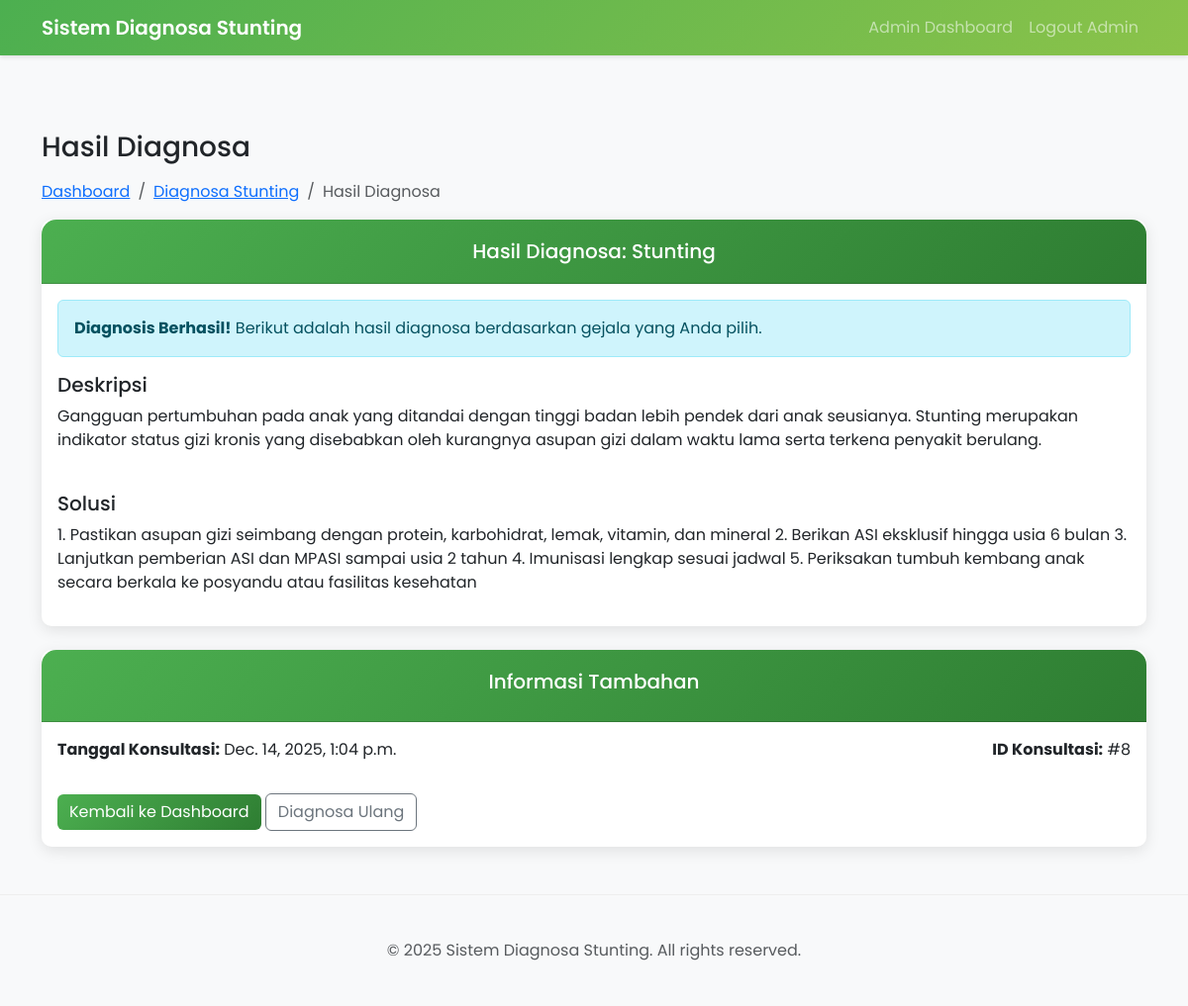
The app's page /diagnosa/hasil/8/ (signed in) with its own data.
### core/models.py (models this page shows, shortened)
class Kondisi(models.Model):
    kodeKondisi = models.CharField(max_length=10, primary_key=True)
    namaKondisi = models.CharField(max_length=255)
    deskripsi = models.TextField()
    solusi = models.TextField()
    class Meta:
        verbose_name_plural = "Kondisi"

class Konsultasi(models.Model):
    pasien = models.ForeignKey(Pasien, on_delete=models.CASCADE)
    tanggalKonsultasi = models.DateTimeField(auto_now_add=True)
    hasilKondisi = models.ForeignKey(Kondisi, on_delete=models.SET_NULL, null=True, blank=True, verbose_name="Hasil Diagnosa")
    class Meta:
        verbose_name_plural = "Konsultasi"

### core/views.py (the view)
# urls.py: path('diagnosa/hasil/<int:konsultasi_id>/', views.tampilkan_hasil_diagnosa, name='tampilkan_hasil_diagnosa'),
def tampilkan_hasil_diagnosa(request, konsultasi_id):
    if 'pasien_id' not in request.session:
        return redirect('login_pasien')
    try:
        konsultasi = Konsultasi.objects.select_related('hasilKondisi').get(id=konsultasi_id)
    except Konsultasi.DoesNotExist:
        return render(request, 'dashboard_pasien.html', {
            'error': 'Data konsultasi tidak ditemukan'
        })
    kondisi = konsultasi.hasilKondisi
    diagnosis_parsial = False
    if not kondisi:
        context = {
            'konsultasi': konsultasi,
            'kondisi': None,
            'error': 'Tidak ada hasil diagnosa ditemukan untuk konsultasi ini',
            'diagnosis_parsial': diagnosis_parsial,
        }
    else:
        context = {
            'konsultasi': konsultasi,
            'kondisi': kondisi,
            'diagnosis_parsial': diagnosis_parsial,
        }
    return render(request, 'hasil_diagnosa.html', context)

### core/templates/hasil_diagnosa.html (shortened to what this page needs)
{% extends 'base.html' %}
{% block content %}
<div class="row">
    <div class="col-md-12">
        <h1>Hasil Diagnosa</h1>
        <nav aria-label="breadcrumb">
            <ol class="breadcrumb">
                <li class="breadcrumb-item"><a href="{% url 'dashboard_pasien' %}">Dashboard</a></li>
                <li class="breadcrumb-item"><a href="{% url 'form_diagnosa' %}">Diagnosa Stunting</a></li>
                <li class="breadcrumb-item active" aria-current="page">Hasil Diagnosa</li>
            </ol>
        </nav>
        {% if kondisi %}
        <div class="card mb-4">
            <div class="card-header bg-success text-white">
                <h3 class="mb-0">Hasil Diagnosa: {{ kondisi.namaKondisi }}</h3>
            </div>
            <div class="card-body">
                {% if diagnosis_parsial %}
                <div class="alert alert-warning">
                    <strong>Diagnosis Parsial:</strong> Berikut adalah kondisi yang paling cocok berdasarkan gejala yang Anda pilih. Hasil ini merupakan perkiraan berdasarkan kecocokan parsial.
                </div>
                {% else %}
                <div class="alert alert-info">
                    <strong>Diagnosis Berhasil!</strong> Berikut adalah hasil diagnosa berdasarkan gejala yang Anda pilih.
                </div>
                {% endif %}
                <div class="row">
                    <div class="col-md-12">
                        <h5>Deskripsi</h5>
                        <p>{{ kondisi.deskripsi }}</p>
                    </div>
                </div>
                <div class="row mt-4">
                    <div class="col-md-12">
                        <h5>Solusi</h5>
                        <p>{{ kondisi.solusi }}</p>
                    </div>
                </div>
            </div>
        </div>
        {% endif %}
        <div class="card">
            <div class="card-header">
                <h5>Informasi Tambahan</h5>
            </div>
            <div class="card-body">
                <div class="row">
                    <div class="col-md-6">
                        <p><strong>Tanggal Konsultasi:</strong> {{ konsultasi.tanggalKonsultasi }}</p>
                    </div>
                    <div class="col-md-6 text-md-end">
                        <p><strong>ID Konsultasi:</strong> #{{ konsultasi.id }}</p>
                    </div>
                </div>
                <div class="mt-3">
                    <a href="{% url 'dashboard_pasien' %}" class="btn btn-primary">Kembali ke Dashboard</a>
                    <a href="{% url 'form_diagnosa' %}" class="btn btn-outline-secondary">Diagnosa Ulang</a>
                </div>
            </div>
        </div>
    </div>
</div>
{% endblock %}

### core/static/core/style.css (style rules this page uses)
body { font-family: 'Poppins', sans-serif; padding-top: 60px; background-color: #f8f9fa; }
.btn-primary { background: linear-gradient(135deg, #4CAF50, #2E7D32); border: none; }
.card { border-radius: 10px; box-shadow: 0 4px 15px rgba(0,0,0,.1); transition: transform 0.3s ease, box-shadow 0.3s ease; border: none; }
.container h1 { font-size: 1.75rem; margin-bottom: 1rem; }
.container h3 { font-size: 1.25rem; margin-bottom: 0.75rem; }
.card-header { background: linear-gradient(135deg, #4CAF50, #2E7D32); color: white; border-radius: 15px 15px 0 0 !important; text-align: center; padding: 20px; }

### records on screen
Kondisi: namaKondisi "Stunting", deskripsi "Gangguan pertumbuhan pada anak yang ditandai dengan tinggi badan lebih pendek dari anak seusianya. Stunting merupakan indikator status gizi kronis yang disebabkan oleh kurangnya asupan gizi dalam waktu lama serta terkena penyakit berulang.", solusi "1. Pastikan asupan gizi seimbang dengan protein, karbohidrat, lemak, vitamin, dan mineral 2. Berikan ASI eksklusif hingga usia 6 bulan 3. Lanjutkan pemberian ASI dan MPASI sampai usia 2 tahun 4. Imunisasi lengkap sesuai jadwal 5. Periksakan tumbuh kembang anak secara berkala ke posyandu atau fasilitas kesehatan"
Konsultasi: tanggalKonsultasi "Dec. 14, 2025, 1:04 p.m.", id "8"
